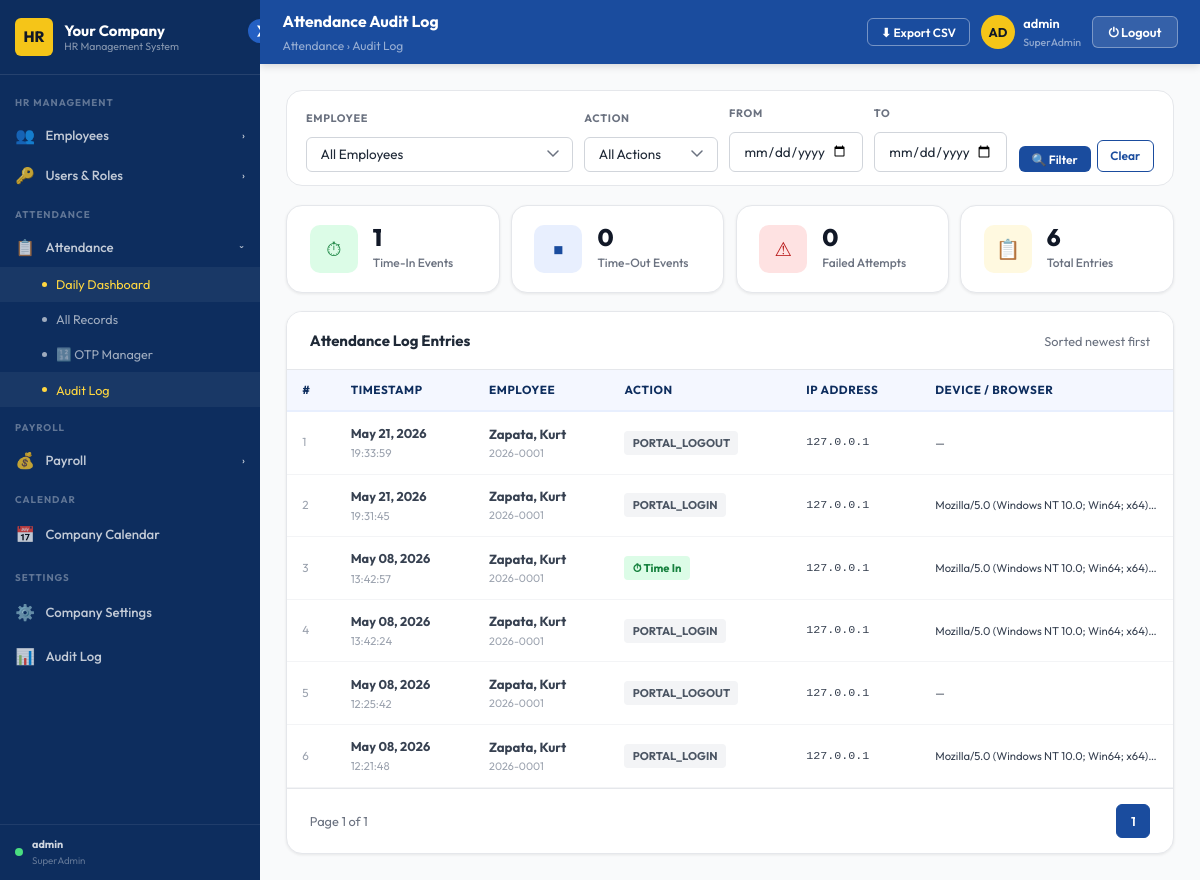
The app's page /attendance/admin/audit/ (signed in) with its own data.
### attendance/models.py (models this page shows)
class AttendanceLog(models.Model):
    employee    = models.ForeignKey(Employee, on_delete=models.SET_NULL, null=True, blank=True)
    action      = models.CharField(max_length=50)   # time_in / time_out / time_in_FAILED
    timestamp   = models.DateTimeField(auto_now_add=True)
    ip_address  = models.GenericIPAddressField(null=True, blank=True)
    device_info = models.CharField(max_length=255, blank=True)
    class Meta:
        ordering = ['-timestamp']

### employees/models.py (models this page shows, shortened)
class Employee(models.Model):
    EMPLOYMENT_TYPES = [('regular', 'Regular'), ('contract', 'Contract')]
    STATUS_CHOICES   = [('active', 'Active'), ('inactive', 'Inactive')]
    GENDER_CHOICES   = [('male', 'Male'), ('female', 'Female'), ('other', 'Other')]
    CIVIL_CHOICES    = [
        ('single', 'Single'), ('married', 'Married'),
        ('widowed', 'Widowed'), ('separated', 'Separated'),
    ]
    employee_code   = models.CharField(max_length=50, unique=True)
    first_name      = models.CharField(max_length=100)
    last_name       = models.CharField(max_length=100)
    email           = models.EmailField(unique=True)
    phone           = models.CharField(max_length=30, blank=True)
    address         = models.TextField(blank=True)
    date_hired      = models.DateField(null=True, blank=True)
    employment_type = models.CharField(max_length=20, choices=EMPLOYMENT_TYPES, default='regular')
    status          = models.CharField(max_length=20, choices=STATUS_CHOICES, default='active')
    department      = models.ForeignKey(Department, on_delete=models.SET_NULL, null=True, blank=True)
    position        = models.ForeignKey(Position, on_delete=models.SET_NULL, null=True, blank=True)
    salary_grade    = models.ForeignKey(SalaryGrade, on_delete=models.SET_NULL, null=True, blank=True)
    created_at      = models.DateTimeField(auto_now_add=True)
    updated_at      = models.DateTimeField(auto_now=True)
    middle_name     = models.CharField(max_length=100, blank=True)
    birthdate       = models.DateField(null=True, blank=True)
    gender          = models.CharField(max_length=10, choices=GENDER_CHOICES, blank=True)
    civil_status    = models.CharField(max_length=15, choices=CIVIL_CHOICES, blank=True)
    nationality     = models.CharField(max_length=60, blank=True, default='Filipino')
    tin_number        = models.CharField(max_length=30, blank=True)
    sss_number        = models.CharField(max_length=30, blank=True)
    philhealth_number = models.CharField(max_length=30, blank=True)
    pagibig_number    = models.CharField(max_length=30, blank=True)
    emergency_contact_name         = models.CharField(max_length=150, blank=True)
    emergency_contact_phone        = models.CharField(max_length=30, blank=True)
    emergency_contact_relationship = models.CharField(max_length=60, blank=True)
    contract_start  = models.DateField(null=True, blank=True)
    contract_end    = models.DateField(null=True, blank=True)

### attendance/views.py (the view)
# urls.py: path('admin/audit/',        views.audit_log_view,       name='audit_log'),
@admin_required
def audit_log_view(request):
    from django.db.models import Count
    qs = AttendanceLog.objects.select_related('employee').order_by('-timestamp')
    emp_id  = request.GET.get('emp_id')
    action  = request.GET.get('action')
    from_dt = request.GET.get('from')
    to_dt   = request.GET.get('to')
    if emp_id:  qs = qs.filter(employee_id=emp_id)
    if action:  qs = qs.filter(action=action)
    if from_dt: qs = qs.filter(timestamp__date__gte=from_dt)
    if to_dt:   qs = qs.filter(timestamp__date__lte=to_dt)
    summary = {
        'time_in':  qs.filter(action='time_in').count(),
        'time_out': qs.filter(action='time_out').count(),
        'failed':   qs.filter(action__contains='FAILED').count(),
    }
    from django.core.paginator import Paginator
    paginator = Paginator(qs, 50)
    logs      = paginator.get_page(request.GET.get('page', 1))
    return render(request, 'hrms/attendance_audit.html', {
        'logs':      logs,
        'employees': Employee.objects.filter(status='active'),
        'summary':   summary,
        **_branding(),
    })

### templates/hrms/attendance_audit.html (shortened to what this page needs)
{% extends "hrms/admin_base.html" %}
{% load static %}
{% block page_title %}Attendance Audit Log{% endblock %}
{% block breadcrumb %}Attendance › Audit Log{% endblock %}
{% block header_actions %}
  <button class="btn btn-outline btn-sm" style="color:var(--white);border-color:rgba(255,255,255,.4);"
          onclick="exportAudit()">⬇ Export CSV</button>
{% endblock %}
{% block content %}
<div class="filter-bar">
  <form method="get" action="{% url 'attendance:audit_log' %}" style="display:contents;">
    <div class="form-group" style="flex:2;min-width:180px;">
      <label>Employee</label>
      <select name="emp_id" class="form-control">
        <option value="">All Employees</option>
      </select>
    </div>
    <div class="form-group">
      <label>Action</label>
      <select name="action" class="form-control">
        <option value="">All Actions</option>
      </select>
    </div>
    <div class="form-group">
      <label>From</label>
      <input type="date" name="from" class="form-control" value="{{ request.GET.from }}">
    </div>
    <div class="form-group">
      <label>To</label>
      <input type="date" name="to" class="form-control" value="{{ request.GET.to }}">
    </div>
    <div style="display:flex;gap:.4rem;align-items:flex-end;">
      <button type="submit" class="btn btn-primary btn-sm">🔍 Filter</button>
      <a href="{% url 'attendance:audit_log' %}" class="btn btn-outline btn-sm">Clear</a>
    </div>
  </form>
</div>
<div style="display:flex;gap:.75rem;flex-wrap:wrap;margin-bottom:1.25rem;">
  <div class="stat-card" style="flex:1;min-width:140px;">
    <div class="stat-icon green">⏱</div>
    <div><div class="stat-num">{{ summary.time_in }}</div><div class="stat-label">Time-In Events</div></div>
  </div>
  <div class="stat-card" style="flex:1;min-width:140px;">
    <div class="stat-icon blue">⏹</div>
    <div><div class="stat-num">{{ summary.time_out }}</div><div class="stat-label">Time-Out Events</div></div>
  </div>
  <div class="stat-card" style="flex:1;min-width:140px;">
    <div class="stat-icon red">⚠</div>
    <div><div class="stat-num">{{ summary.failed }}</div><div class="stat-label">Failed Attempts</div></div>
  </div>
  <div class="stat-card" style="flex:1;min-width:140px;">
    <div class="stat-icon gold">📋</div>
    <div><div class="stat-num">{{ logs.paginator.count }}</div><div class="stat-label">Total Entries</div></div>
  </div>
</div>
<div class="card">
  <div class="card-header">
    <h3>Attendance Log Entries</h3>
    <span class="text-sm text-gray">Sorted newest first</span>
  </div>
  <div class="table-wrap">
    <table class="data-table">
      <thead>
        <tr>
          <th>#</th>
          <th>Timestamp</th>
          <th>Employee</th>
          <th>Action</th>
          <th>IP Address</th>
          <th>Device / Browser</th>
        </tr>
      </thead>
      <tbody>
        {% for log in logs %}
        <tr {% if 'FAILED' in log.action %}class="failed-row"{% endif %}>
          <td style="color:var(--gray-400);font-size:.78rem;">{{ forloop.counter|add:logs.start_index|add:"-1" }}</td>
          <td>
            <strong style="font-size:.85rem;">{{ log.timestamp|date:"M d, Y" }}</strong>
            <div style="font-size:.75rem;color:var(--gray-400);">{{ log.timestamp|time:"H:i:s" }}</div>
          </td>
          <td>
            {% if log.employee %}
              <strong>{{ log.employee.last_name }}, {{ log.employee.first_name }}</strong>
              <div style="font-size:.72rem;color:var(--gray-400);">{{ log.employee.employee_code }}</div>
            {% else %}
              <span class="text-gray">Unknown / Failed</span>
            {% endif %}
          </td>
          <td>
            <span class="action-badge {% if log.action == 'time_in' %}time_in{% elif log.action == 'time_out' %}time_out{% elif 'FAILED' in log.action %}time_in_failed{% else %}default{% endif %}">
              {% if log.action == 'time_in' %}⏱ Time In
              {% elif log.action == 'time_out' %}⏹ Time Out
              {% elif 'FAILED' in log.action %}⚠ Failed
              {% else %}{{ log.action }}{% endif %}
            </span>
          </td>
          <td class="ip-cell">{{ log.ip_address|default:"—" }}</td>
          <td class="device-cell" title="{{ log.device_info }}">{{ log.device_info|truncatechars:60|default:"—" }}</td>
        </tr>
        {% empty %}
        <tr><td colspan="6" style="text-align:center;padding:3rem;color:var(--gray-400);">No audit log entries found.</td></tr>
        {% endfor %}
      </tbody>
    </table>
  </div>
  <div style="padding:1rem 1.5rem;display:flex;align-items:center;justify-content:space-between;border-top:1px solid var(--gray-200);">
    <span class="text-sm text-gray">Page {{ logs.number }} of {{ logs.paginator.num_pages }}</span>
    <div class="pagination">
      {% for num in logs.paginator.page_range %}
        {% if logs.number == num %}
          <span class="page-btn active">{{ num }}</span>
        {% elif num >= logs.number|add:"-2" and num <= logs.number|add:"2" %}
          <a href="?page={{ num }}" class="page-btn">{{ num }}</a>
        {% endif %}
      {% endfor %}
    </div>
  </div>
</div>
{% endblock %}

### templates/hrms/admin_base.html (shortened to what this page needs)
{% load static %}
<!DOCTYPE html>
<html lang="en">
<head>
  <link rel="stylesheet" href="{% static 'css/base.css' %}"/>
</head>
<body>
<div class="admin-layout">
  <aside class="sidebar" id="sidebar">
    <button class="sidebar-toggle" id="sidebar-toggle" title="Toggle Sidebar">❯</button>
    <div class="sidebar-logo">
      <div class="logo-mark" id="logo-mark">
        {% if company_logo %}
          <img src="{{ company_logo }}" alt="Logo"
               style="width:100%;height:100%;object-fit:cover;border-radius:var(--radius-sm);">
        {% else %}
          {{ company_initials|default:"HR" }}
        {% endif %}
      </div>
      <div class="logo-text">
        {{ company_name|default:"Your Company" }}
        <span>HR Management System</span>
      </div>
    </div>
    <nav class="sidebar-nav" id="sidebar-nav">
      <div class="nav-section">
        <div class="nav-section-label">HR Management</div>
        <button class="nav-group-toggle" data-group="nav-hr">
          <span class="icon">👥</span><span class="label">Employees</span><span class="chevron">›</span>
        </button>
        {% if is_super_admin %}
        <button class="nav-group-toggle" data-group="nav-users">
          <span class="icon">🔑</span><span class="label">Users & Roles</span><span class="chevron">›</span>
        </button>
        {% endif %}
      </div>
      <div class="nav-section">
        <div class="nav-section-label">Attendance</div>
        <button class="nav-group-toggle" data-group="nav-att">
          <span class="icon">📋</span><span class="label">Attendance</span><span class="chevron">›</span>
        </button>
        <div class="nav-submenu" id="nav-att">
          <a href="{% url 'attendance:dashboard' %}">Daily Dashboard</a>
          <a href="{% url 'attendance:records' %}">All Records</a>
          <a href="{% url 'attendance:otp_manager' %}">🔢 OTP Manager</a>
          <a href="{% url 'attendance:audit_log' %}">Audit Log</a>
        </div>
      </div>
      <div class="nav-section">
        <div class="nav-section-label">Payroll</div>
        <button class="nav-group-toggle" data-group="nav-payroll">
          <span class="icon">💰</span><span class="label">Payroll</span><span class="chevron">›</span>
        </button>
      </div>
      <div class="nav-section">
        <div class="nav-section-label">Calendar</div>
        <a class="nav-link" href="{% url 'calendar_app:index' %}">
          <span class="icon">📅</span><span class="label">Company Calendar</span>
        </a>
      </div>
      {% if is_super_admin %}
      <div class="nav-section">
        <div class="nav-section-label">Settings</div>
        <a class="nav-link" href="{% url 'employees:company_settings' %}">
          <span class="icon">⚙️</span><span class="label">Company Settings</span>
        </a>
        <a class="nav-link" href="{% url 'accounts:audit_log' %}">
          <span class="icon">📊</span><span class="label">Audit Log</span>
        </a>
      </div>
      {% endif %}
    </nav>
    <div style="padding:.75rem 1rem;border-top:1px solid rgba(255,255,255,.08);
                display:flex;align-items:center;gap:.6rem;">
      <div style="width:8px;height:8px;border-radius:50%;background:#4ADE80;flex-shrink:0;"></div>
      <div style="overflow:hidden;">
        <div style="font-size:.72rem;font-weight:700;color:rgba(255,255,255,.8);
                    white-space:nowrap;overflow:hidden;text-overflow:ellipsis;">
          {{ request.user.get_full_name|default:request.user.username }}
        </div>
        <div style="font-size:.65rem;color:rgba(255,255,255,.35);">
          {% if user_role %}{{ user_role.name }}{% else %}No Role{% endif %}
        </div>
      </div>
    </div>
  </aside>
  <div style="flex:1;display:flex;flex-direction:column;">
    <header class="admin-header" id="admin-header">
      <div>
        <div class="header-title">{% block page_title %}Dashboard{% endblock %}</div>
        <div class="header-breadcrumb">{% block breadcrumb %}Home{% endblock %}</div>
      </div>
      <div class="header-right">
        {% block header_actions %}{% endblock %}
        <div class="header-user">
          <div class="header-avatar">{{ request.user.username|slice:":2"|upper }}</div>
          <div>
            <div style="font-size:.85rem;font-weight:600;color:var(--white);">
              {{ request.user.get_full_name|default:request.user.username }}
            </div>
            {% if user_role %}
            <div style="font-size:.7rem;color:rgba(255,255,255,.5);">
              {{ user_role.name }}
            </div>
            {% endif %}
          </div>
        </div>
        <button class="btn-logout" onclick="confirmLogout()">⏻ Logout</button>
      </div>
    </header>
    <main class="admin-content" id="admin-content">
      {% block content %}{% endblock %}
    </main>
  </div>
</div>
</body>
</html>

### records on screen
AttendanceLog: timestamp "May 21, 2026", timestamp "19:33:59", employee.last_name "Zapata", employee.first_name "Kurt", employee.employee_code "2026-0001", action "PORTAL_LOGOUT", ip_address "127.0.0.1", device_info "—"
AttendanceLog: timestamp "May 21, 2026", timestamp "19:31:45", employee.last_name "Zapata", employee.first_name "Kurt", employee.employee_code "2026-0001", action "PORTAL_LOGIN", ip_address "127.0.0.1", device_info "Mozilla/5.0 (Windows NT 10.0; Win64; x64)…"
AttendanceLog: timestamp "May 08, 2026", timestamp "13:42:57", employee.last_name "Zapata", employee.first_name "Kurt", employee.employee_code "2026-0001", action "⏱ Time In", ip_address "127.0.0.1", device_info "Mozilla/5.0 (Windows NT 10.0; Win64; x64)…"
AttendanceLog: timestamp "May 08, 2026", timestamp "13:42:24", employee.last_name "Zapata", employee.first_name "Kurt", employee.employee_code "2026-0001", action "PORTAL_LOGIN", ip_address "127.0.0.1", device_info "Mozilla/5.0 (Windows NT 10.0; Win64; x64)…"
AttendanceLog: timestamp "May 08, 2026", timestamp "12:25:42", employee.last_name "Zapata", employee.first_name "Kurt", employee.employee_code "2026-0001", action "PORTAL_LOGOUT", ip_address "127.0.0.1", device_info "—"
AttendanceLog: timestamp "May 08, 2026", timestamp "12:21:48", employee.last_name "Zapata", employee.first_name "Kurt", employee.employee_code "2026-0001", action "PORTAL_LOGIN", ip_address "127.0.0.1", device_info "Mozilla/5.0 (Windows NT 10.0; Win64; x64)…"

### other values on screen
{{ company_initials|default:"HR" }} "HR"
{{ company_name|default:"Your Company" }} "Your Company"
{{ request.user.get_full_name|default:request.user.username }} "admin"
{{ user_role.name }} "SuperAdmin"
{{ request.user.username|slice:":2"|upper }} "AD"
{{ summary.time_in }} "1"
{{ summary.time_out }} "0"
{{ summary.failed }} "0"
{{ logs.paginator.count }} "6"
{{ logs.number }} "1"
{{ logs.paginator.num_pages }} "1"
{{ num }} "1"
